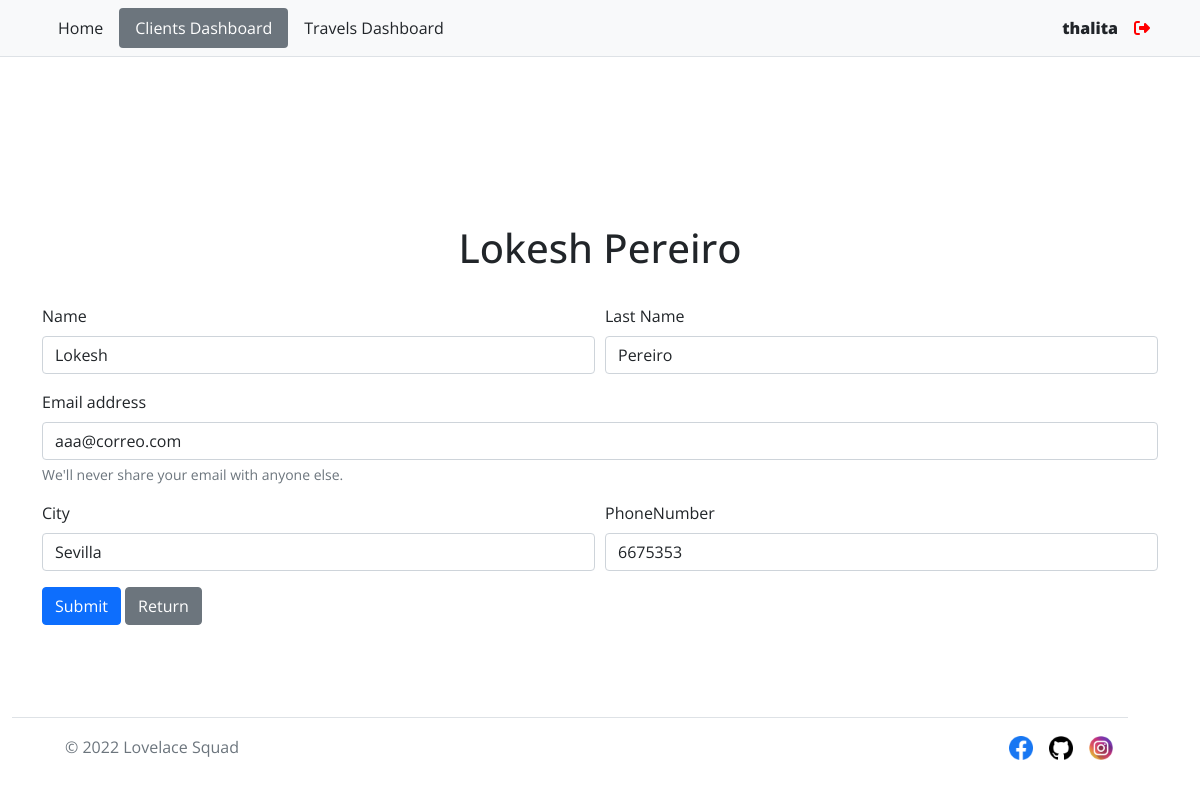
The page /index.php?controller=Client&action=getClient&id_client=2 (signed in) on the database its author committed.
### tables this page shows
CREATE TABLE `clients` (
  `id_client` int(11) NOT NULL,
  `name` varchar(200) NOT NULL,
  `surname` varchar(200) NOT NULL,
  `email` varchar(200) NOT NULL,
  `city` varchar(100) NOT NULL,
  `phone_number` int(11) NOT NULL
);

### core/classes/View.php (called while the page is built, shortened)
<?php
class View
{
    function render($name)
    {
        require_once VIEWS . '/' . $name . ".php";
    }
}

### controllers/ClientController.php (called while the page is built, shortened)
<?php
class ClientController
{
    function getClient($request)
    {
        $client = null;
        if (isset($request["id_client"])) {
            $client = $this->model->getById($request["id_client"]);
        }
        $this->view->action = $request["action"];
        $this->view->data = $client;
        $this->view->render("clients/client");
    }
}

### index.php (called while the page is built, shortened)
<?php
require_once "core/classes/Database.php";
require_once "core/classes/View.php";
require_once "core/classes/Controller.php";
$router = new Router();
?>

### core/classes/Database.php (called while the page is built, shortened)
<?php
class Database
{
    function connect()
    {
        try {
            $connection = "mysql:host=" . HOST . ";"
                . "dbname=" . DB . ";"
                . "user=" . USER . ";"
                . "password=" . PASSWORD . ";"
                . "charset=" . CHARSET;
            $options = [
                PDO::ATTR_ERRMODE           =>  PDO::ERRMODE_EXCEPTION,
                PDO::ATTR_EMULATE_PREPARES  => FALSE,
            ];
            $pdo = new PDO($connection, USER, PASSWORD, $options);
            return $pdo;
        } catch (PDOException $e) {
            require_once(VIEWS . "/error/error.php");
        }
    }
}
?>

### models/ClientModel.php (called while the page is built, shortened)
<?php
class ClientModel extends Model
{
    function getById($id_client)
    {
        $query = $this->db->connect()->prepare("SELECT c.id_client, c.name, c.surname, c.email, c.city, c.phone_number
        FROM clients c
        WHERE id_client = $id_client;");
        try {
            $query->execute();
            $client = $query->fetch();
            return $client;
        } catch (PDOException $e) {
            return [];
        }
    }
}

### views/clients/client.php (the view, shortened to what this page needs)
<!DOCTYPE html>
<html lang="en">
<head>
    <link rel="stylesheet" href="https://stackpath.bootstrapcdn.com/bootstrap/4.5.0/css/bootstrap.min.css">
    <link href="../../../develop-your-project-in-php/assets/css/style.css" rel="stylesheet" type="text/css">
    <link href="https://cdn.jsdelivr.net/npm/bootstrap@5.0.2/dist/css/bootstrap.min.css" rel="stylesheet"
>
</head>
<body id="clientBody">
    <nav class="py-2 bg-light border-bottom">
            <div class="container d-flex flex-wrap justify-content-between">
                <ul class="nav nav-pills flex-column flex-sm-row">
                <li class="nav-item"><a class="flex-sm-fill text-sm-center nav-link link-dark" href="../../../develop-your-project-in-php/views/main/main.php">Home</a></li>
                <li class="nav-item"><a class="flex-sm-fill text-sm-center nav-link link-dark bg-secondary active" href="index.php?controller=Client&action=getAllClients">Clients Dashboard</a></li>
                <li class="nav-item"><a class="flex-sm-fill text-sm-center nav-link link-dark" href="index.php?controller=Travel&action=getAllTravels">Travels Dashboard</a></li>
              </ul>
                <ul class="nav">
                  <?php if(!isset($_SESSION['adminId'])) : ?>
                    <?php else: ?>
                        <li  class="nav-item"><a style="font-weight: 900;" class="nav-link link-dark px-2">
                            <?php if(isset($_SESSION['adminId'])){
                                echo explode(" ", $_SESSION['adminName'])[0];
                            }else{
                                echo 'Guest';
                            }
                        ?> </a></li>
                       <li class="nav-item"><a href="controllers/loginController.php?end=logout" class="nav-link link-dark px-2"><i class="fas fa-sign-out-alt" style="color: red;"></i></a></li>
                    </ul>
                    <?php endif; ?>
            </div>
</nav>
    <div class="container">
        <h1 class="h1edits" ><?php echo isset($this->data['name']) ? $this->data['name'].' '. $this->data['surname'] : null ?></h1>
        <form class="mb-5 needs-validation" action="index.php?controller=Client&action=<?php echo isset($this->data['id_client']) ? "updateClient" : "createClient" ?>" method="post">
            <div class="form-row">
                <div class="col">
                    <div class="form-group">
                        <label for="name">Name</label>
                        <input required type="text" value="<?php echo isset($this->data['name']) ? $this->data['name'] : null ?>" class="form-control" id="name" name="name" aria-describedby="name" placeholder="Enter name">
                    </div>
                </div>
                <div class="col">
                    <div class="form-group">
                        <label for="name">Last Name</label>
                        <input required type="text" value="<?php echo isset($this->data['surname']) ? $this->data['surname'] : null ?>" class="form-control" id="lastName" name="surname" aria-describedby="lastnameHelp" placeholder="Enter last name">
                    </div>
                </div>
            </div>
            <div class="form-row">
                <div class="col">
                    <div class="form-group">
                        <label for="exampleInputEmail1">Email address</label>
                        <input required type="email" value="<?php echo isset($this->data['email']) ? $this->data['email'] : null ?>" class="form-control" id="email" name="email" aria-describedby="emailHelp" placeholder="Enter email">
                        <small id="emailHelp" class="form-text text-muted">We'll never share your email with anyone else.</small>
                    </div>
                </div>
            </div>
            <div class="form-row">
                <div class="col">
                    <div class="form-group">
                        <label for="city">City</label>
                        <input type="text" value="<?php echo isset($this->data['city']) ? $this->data['city'] : null ?>" class="form-control" id="city" name="city" aria-describedby="CityHelp" placeholder="Enter City">
                    </div>
                </div>
                <div class="col">
                    <div class="form-group">
                        <label for="phoneNumber">PhoneNumber</label>
                        <input type="text" value="<?php echo isset($this->data['phone_number']) ? $this->data['phone_number'] : null ?>" class="form-control" id="phoneNumber" name="phone_number" aria-describedby="phoneNumberHelp" placeholder="Enter phoneNumber">
                    </div>
                </div>
            </div>
            <button type="submit" class="btn btn-primary">Submit</button>
            <a id="return" class="btn btn-secondary" href="<?php echo "?controller=Client&action=getAllClients"; ?>">Return</a>
        </form>
    </div>
</body>
<div class="container footer-travelDashForm">
   <footer class="d-flex flex-wrap justify-content-between align-items-center py-3 my-4 border-top">
     <div class="col-md-4 d-flex align-items-center">
       <a href="/" class="mb-3 me-2 mb-md-0 text-muted text-decoration-none lh-1">
         <svg class="bi" width="30" height="24"><use xlink:href="#bootstrap"/></svg>
       </a>
       <span class="text-muted">&copy; 2022 Lovelace Squad</span>
     </div>
     <ul class="nav col-md-4 justify-content-end list-unstyled d-flex">
       <li class="ms-3"><a class="text-muted" href="https://www.facebook.com/"><img src="../../develop-your-project-in-php/assets/images/facebook.png" alt="facebook logo" width="24" height="24"></a></li>
       <li class="ms-3"><a class="text-muted" href="https://github.com/lpdraft/develop-your-project-in-php"><img src="../../../develop-your-project-in-php/assets/images/github-logo.png" alt="github logo" width="24" height="24"></a></li>
       <li class="ms-3"><a class="text-muted" href="https://www.instagram.com/"><img src="../../develop-your-project-in-php/assets/images/instagram.png" alt="instagram logo" width="24" height="24"></a></li>
     </ul>
     </footer>
   </div>
</html>

### assets/css/style.css (style rules this page uses)
.h1edits { text-align: center; margin-top: 15%; }
#clientBody, #travelBody { height: 100vh; font-family: "Open Sans", sans-serif; }
.footer-clientDash, .footer-travelDash, .footer-travelDashForm { position: absolute; bottom: 0; }

### rows shown on the page
clients: name "Lokesh", surname "Pereiro", email "aaa@correo.com", city "Sevilla", phone_number "6675353"

### other values the page prints
explode(" ", $_SESSION['adminName'])[0] "thalita"
